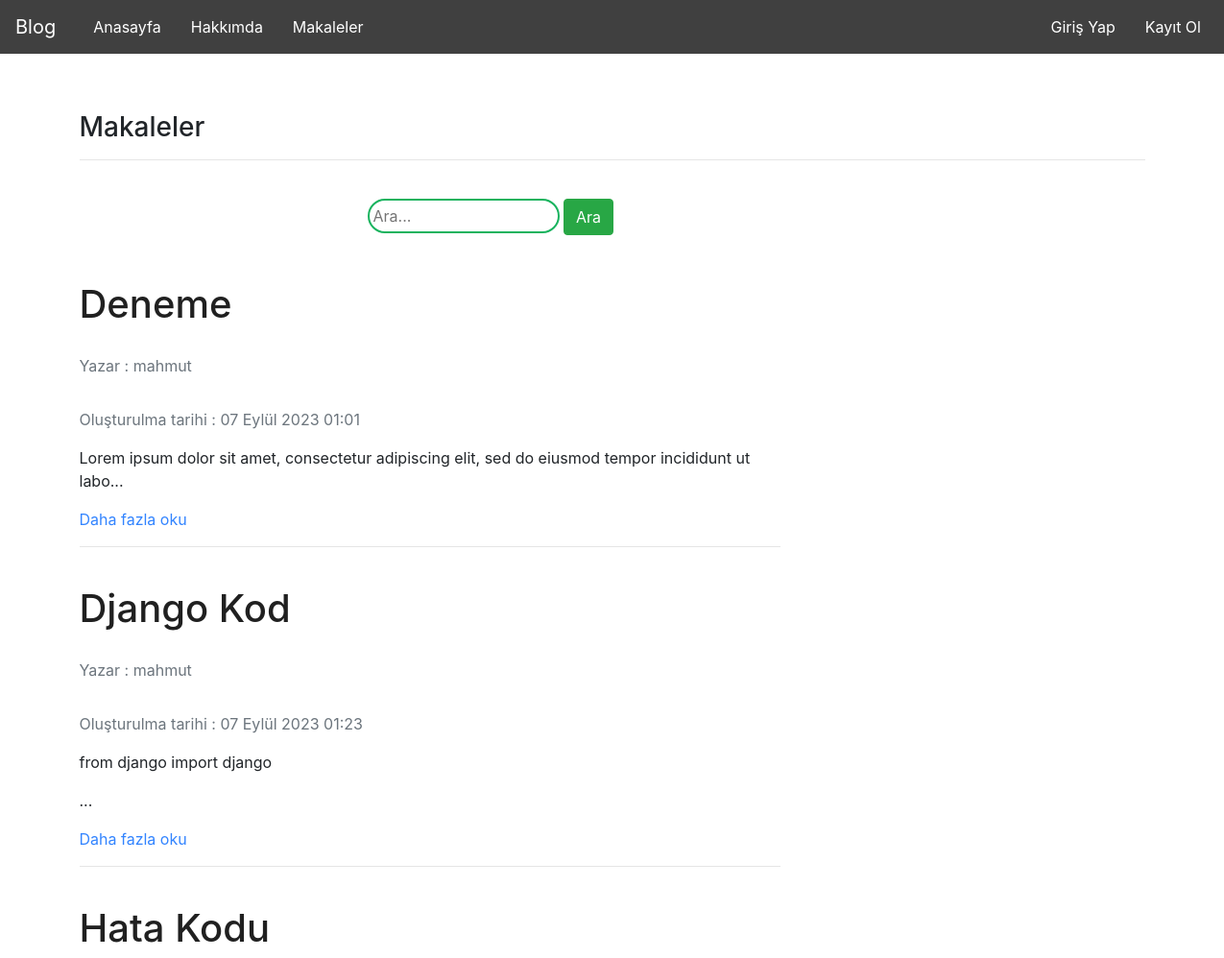
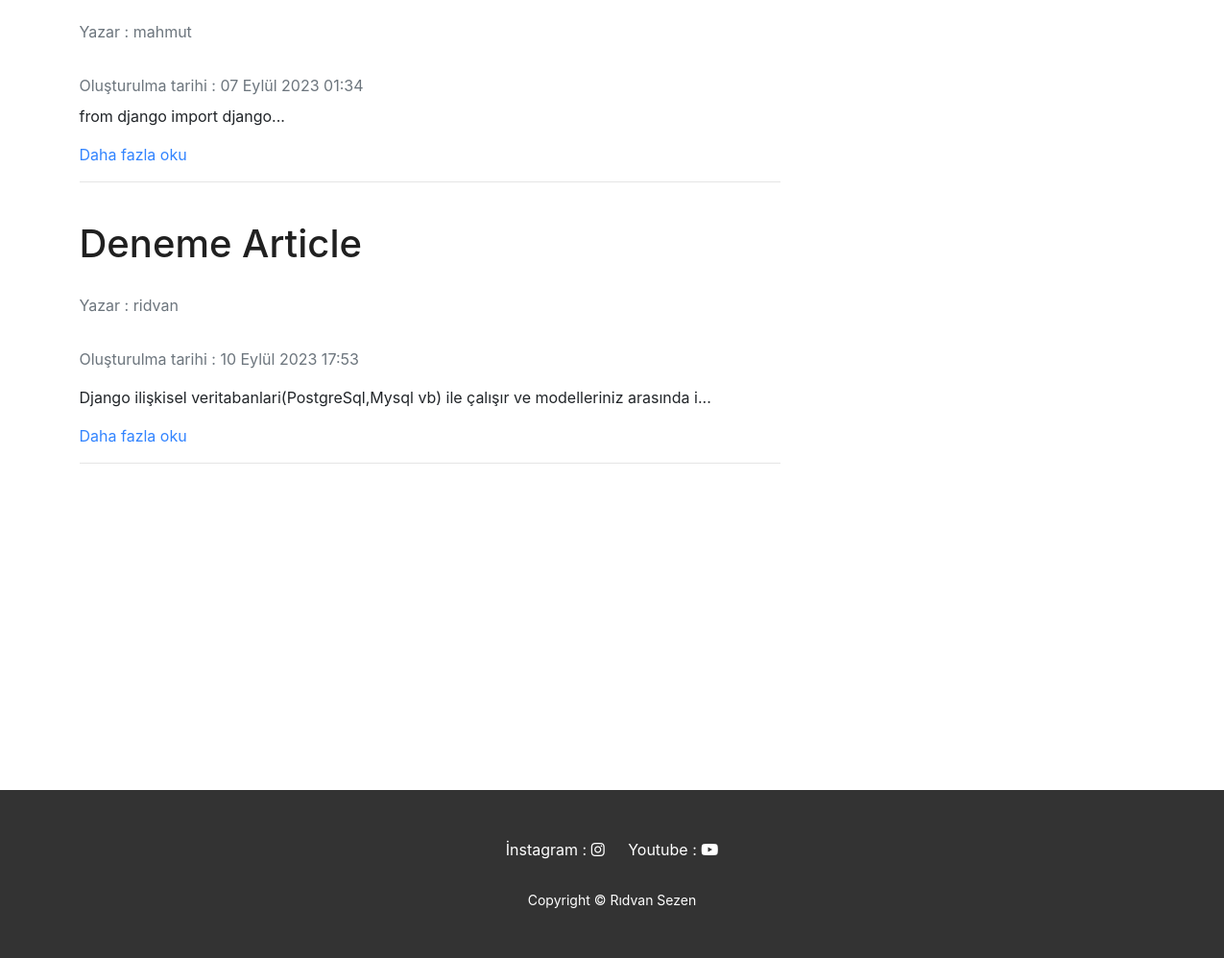
/articles/, run on an earlier commit of the app's database (2 pictures, top to bottom).
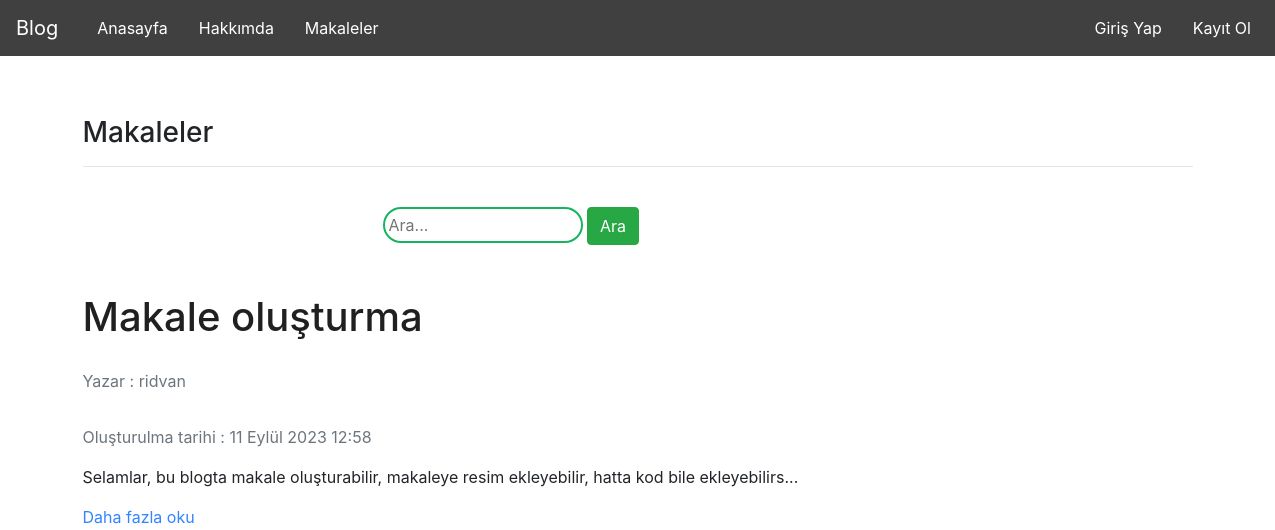
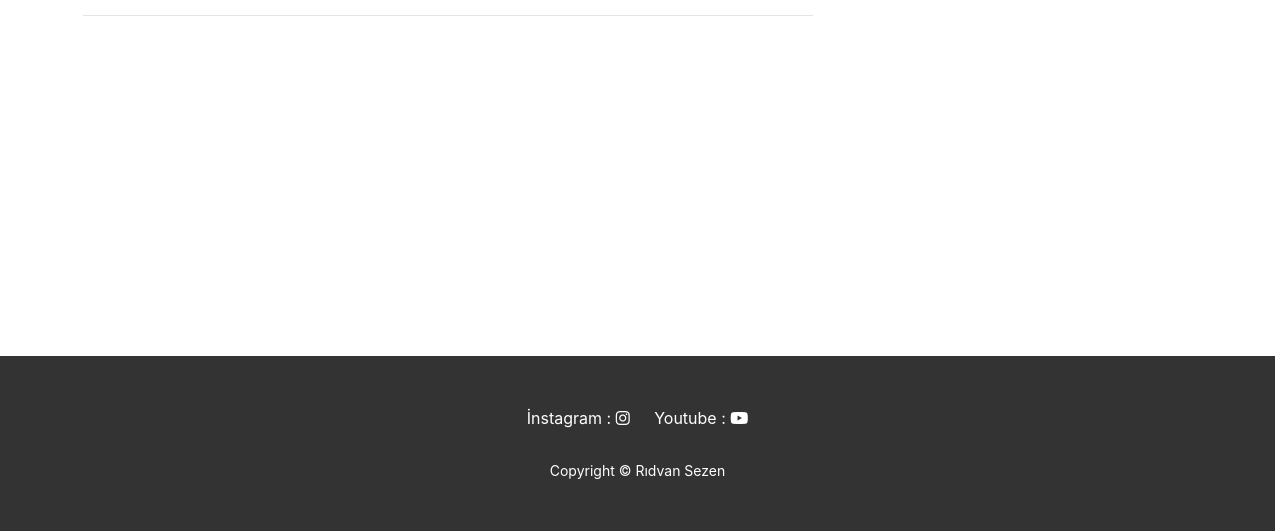
And on a later commit of the database (2 pictures, top to bottom).
### article/models.py (models this page shows, shortened)
class Article(models.Model):
    author = models.ForeignKey("auth.User", on_delete= models.CASCADE, verbose_name="Yazar")
    title = models.CharField(max_length= 50, verbose_name="Başlık")
    description = RichTextField(max_length=10000, verbose_name="Açıklama")
    created_date = models.DateTimeField(auto_now_add=True, verbose_name="Oluşturulma tarihi")
    article_image = models.FileField(blank = True,null = True,verbose_name="Dosya Ekle")
    def short_description(self):
        return self.description[:100]
    class Meta:
        ordering = ["created_date"]

### article/views.py (the view)
# urls.py: path('', views.articles, name="articles" ),
def articles(request):
    keyword = request.GET.get("keyword")
    if keyword:
        articles = Article.objects.filter(Q(title__contains=keyword) | Q(description__contains=keyword))
        return render(request, "articles/articles.html", {"articles":articles})
    articles = Article.objects.all()
    return render(request, "articles/articles.html", {"articles":articles})

### templates/articles/articles.html (shortened to what this page needs)
{% extends 'layout.html' %}
{% block body %}
    <h3>Makaleler</h3>
    <hr>
    <br>
    <div class ="row">
        <div class="col-md-10 offset-md-3">
            <div class="col-lg-8">
                <form>
                    <input type="text" name = "keyword" class="input-sm" maxlength="64" placeholder="Ara...">
                  <button type="submit" class="btn btn-success">Ara</button>
                </form>
          </div>
        </div>
    </div>
    {% if articles %}
    <div class="article-list">
        {% for article in articles %}
        <div class="article">
        <div class="row">
            <div class="col-lg-8">
                        <a href="{% url 'article:detailArticle' article.id %}" class="about-link-title"><h1 class="fw-bolder mb-1">{{article.title}}</h1></a>
                        <br>
                        <a href="{% url 'user:profile' %}"><div class="text-muted fst-italic mb-2">Yazar : {{article.author.username}}</div></a>
                        <br>
                        <div class="text-muted fst-italic mb-2">Oluşturulma tarihi : {{article.created_date}}</div>
                        <p>{{ article.short_description|safe }}...</p>
                        <a href="{% url 'article:detailArticle' article.id %}" class="about-link ">Daha fazla oku</a>
                        <hr>
                        <br>
            </div>
            </div>
        </div>
        {% endfor %}
    </div>
    {% else %}
        <div style="margin-top: 200px;" class="alert alert-danger">
            Makale bulunamadı
        </div>
    {% endif %}
{% endblock body %}

What changed in the data, as far as the page shows it:
removed Article: title "Deneme", author.username "mahmut", created_date "07 Eylül 2023 01:01", short_description "Lorem ipsum dolor sit amet, consectetur adipiscing elit, sed do eiusmod tempor incididunt ut labo"
removed Article: title "Django Kod", author.username "mahmut", created_date "07 Eylül 2023 01:23", short_description "from django import django"
removed Article: title "Hata Kodu", author.username "mahmut", created_date "07 Eylül 2023 01:34", short_description "from django import django"
removed Article: title "Deneme Article", author.username "ridvan", created_date "10 Eylül 2023 17:53", short_description "Django ilişkisel veritabanlari(PostgreSql,Mysql vb) ile çalışır ve modelleriniz arasında i"
added Article: title "Makale oluşturma", author.username "ridvan", created_date "11 Eylül 2023 12:58", short_description "Selamlar, bu blogta makale oluşturabilir, makaleye resim ekleyebilir, hatta kod bile ekleyebilirs"
